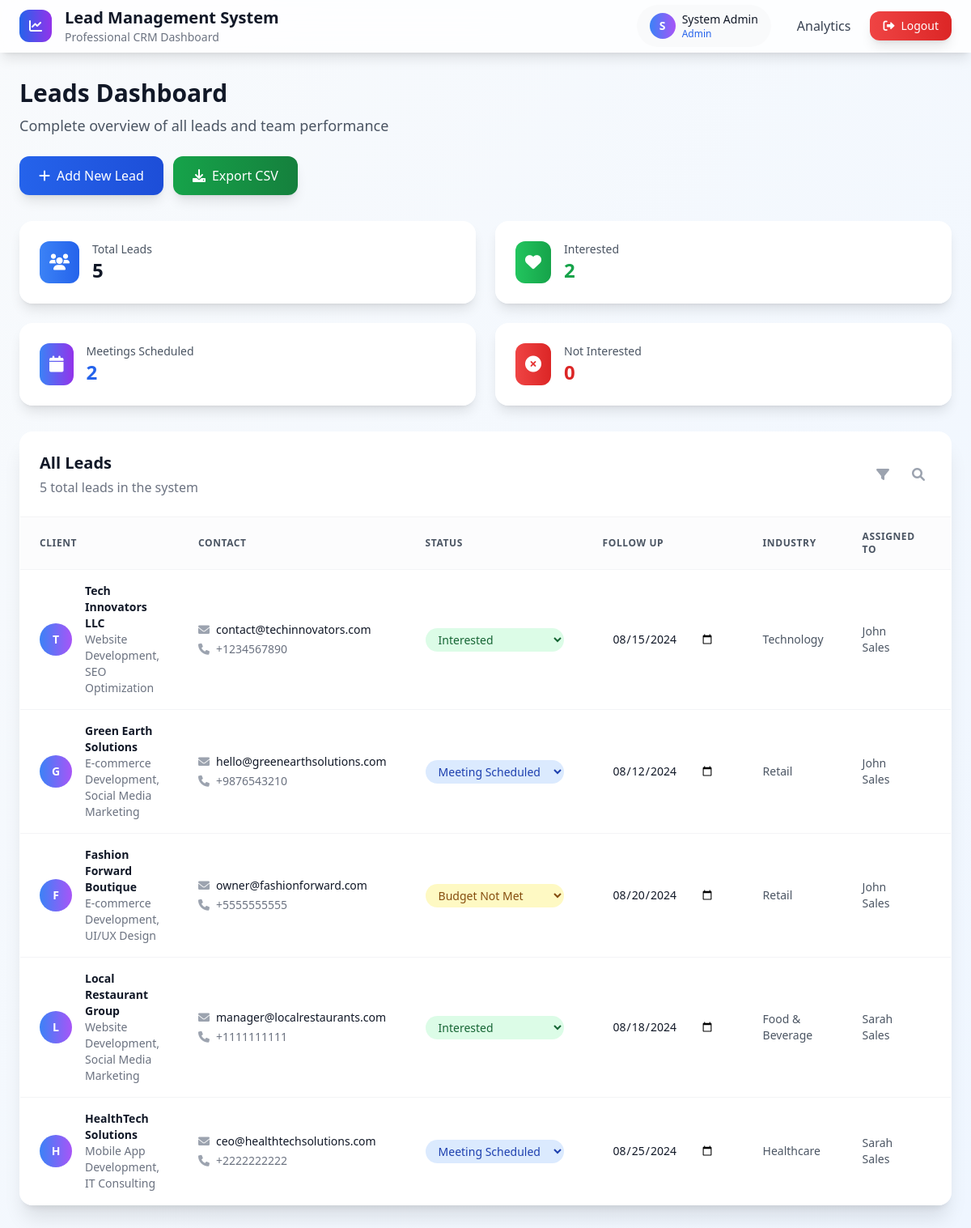
/index.php (signed in), run on an earlier commit of the app's database.
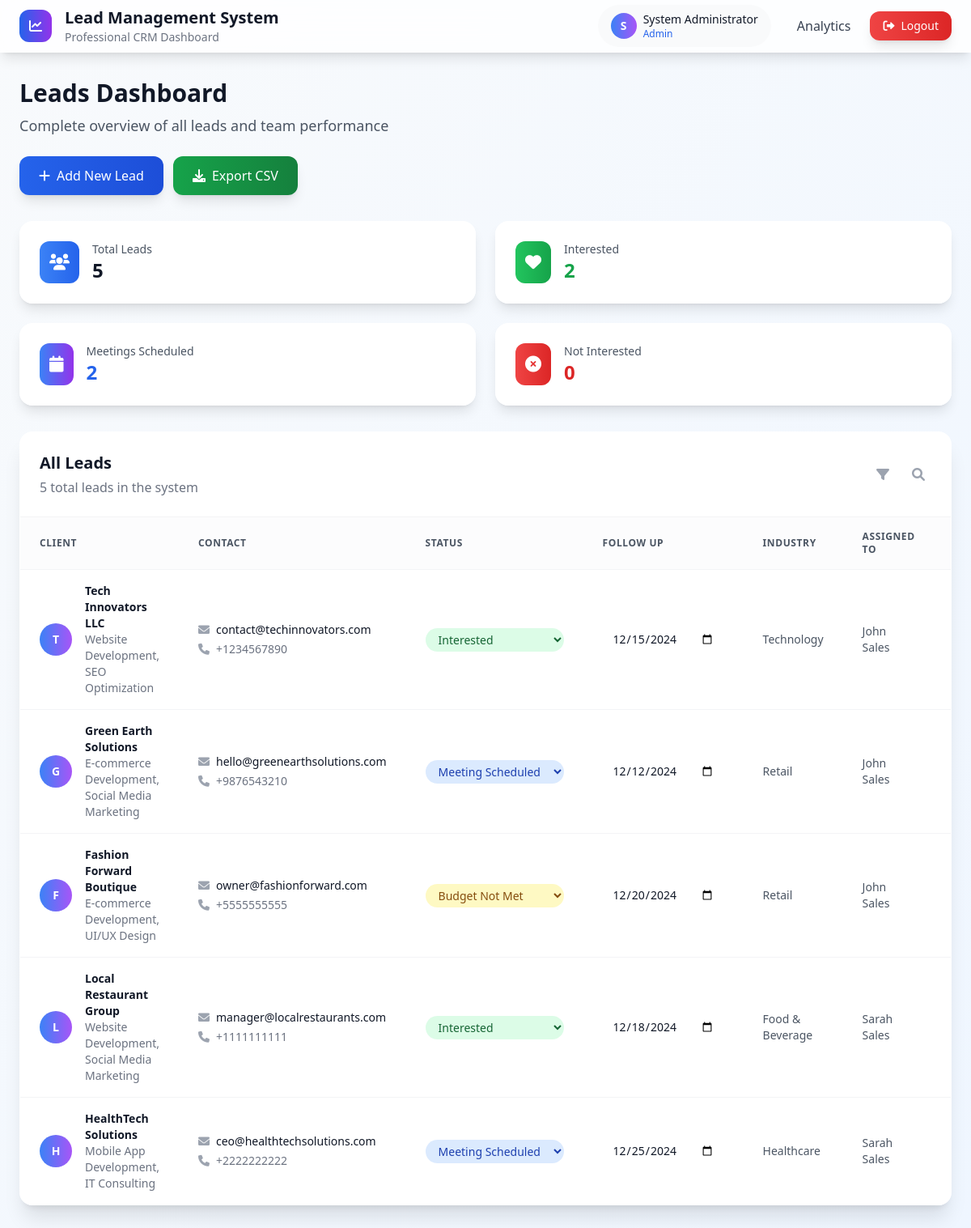
And on a later commit of the database.
### tables this page shows
CREATE TABLE users (
    id INT PRIMARY KEY AUTO_INCREMENT,
    username VARCHAR(50) UNIQUE NOT NULL,
    password VARCHAR(255) NOT NULL,
    full_name VARCHAR(100),
    role ENUM('admin', 'sales', 'marketing') NOT NULL,
    is_active TINYINT(1) DEFAULT 1,
    created_at TIMESTAMP DEFAULT CURRENT_TIMESTAMP,
    updated_at TIMESTAMP DEFAULT CURRENT_TIMESTAMP ON UPDATE CURRENT_TIMESTAMP
);

CREATE TABLE leads (
    id INT PRIMARY KEY AUTO_INCREMENT,
    client_name VARCHAR(255) NOT NULL,
    required_services TEXT,
    selected_service_ids TEXT,
    website VARCHAR(255),
    phone VARCHAR(50),
    email VARCHAR(255),
    call_enquiry TEXT,
    mail VARCHAR(255),
    whatsapp VARCHAR(255),
    follow_up DATE,
    client_status ENUM('Interested', 'Not Interested', 'Budget Not Met', 'Meeting Scheduled', '') DEFAULT '',
    notes TEXT,
    industry VARCHAR(100),
    assigned_to INT,
    source_ad_id INT,
    lead_source VARCHAR(100) DEFAULT 'Manual',
    created_at TIMESTAMP DEFAULT CURRENT_TIMESTAMP,
    updated_at TIMESTAMP DEFAULT CURRENT_TIMESTAMP ON UPDATE CURRENT_TIMESTAMP,
    FOREIGN KEY (assigned_to) REFERENCES users(id) ON DELETE SET NULL,
    FOREIGN KEY (source_ad_id) REFERENCES running_ads(id) ON DELETE SET NULL
);

### includes/auth.php (called while the page is built, shortened)
<?php
require_once 'connect.php';
function is_logged_in() {
    return isset($_SESSION['user_id']) && !empty($_SESSION['user_id']);
}
function get_logged_in_user() {
    $query = "SELECT id, username, full_name, role FROM users WHERE id = ?";
    return get_row($query, [$_SESSION['user_id']], 'i');
}
?>

### includes/connect.php (called while the page is built, shortened)
<?php
$conn = null;
try {
    $conn = new mysqli(DB_HOST, DB_USER, DB_PASS, DB_NAME);
} catch (Exception $e) {
    error_log("Database connection exception: " . $e->getMessage());
    die("Database configuration error. Please contact administrator.");
}
function execute_query($query, $params = [], $types = '') {
    global $conn;
    try {
        if (empty($params)) {
            $result = $conn->query($query);
            return $result;
        }
        $stmt = $conn->prepare($query);
        if (!empty($params)) {
            if (!$stmt->bind_param($types, ...$params)) {
                error_log("Bind param failed: " . $stmt->error);
                $stmt->close();
                throw new Exception("Parameter binding failed");
            }
        }
        if (!$stmt->execute()) {
            error_log("Execute failed: " . $stmt->error . " | Query: " . $query);
            $stmt->close();
            throw new Exception("Query execution failed");
        }
        $result = $stmt->get_result();
        return $result;
    } catch (Exception $e) {
        error_log("Database operation error: " . $e->getMessage());
        throw $e;
    }
}
function get_row($query, $params = [], $types = '') {
    try {
        $result = execute_query($query, $params, $types);
        $row = $result->fetch_assoc();
        return $row;
    } catch (Exception $e) {
        error_log("get_row error: " . $e->getMessage());
        return null;
    }
}
function get_all($query, $params = [], $types = '') {
    try {
        $result = execute_query($query, $params, $types);
        $rows = [];
        while ($row = $result->fetch_assoc()) {
            $rows[] = $row;
        }
        return $rows;
    } catch (Exception $e) {
        error_log("get_all error: " . $e->getMessage());
        return [];
    }
}
?>

### includes/functions.php (called while the page is built, shortened)
<?php
require_once 'connect.php';
function sanitize_output($string) {
    return htmlspecialchars($string, ENT_QUOTES, 'UTF-8');
}
function get_leads_by_role($user_id, $role) {
    switch ($role) {
        case 'admin':
        case 'marketing':
            $query = "SELECT l.*, u.full_name as assigned_user, ra.ad_name as source_ad_name, s.service_name as source_service
                     FROM leads l
                     LEFT JOIN users u ON l.assigned_to = u.id
                     LEFT JOIN running_ads ra ON l.source_ad_id = ra.id
                     LEFT JOIN services s ON ra.service_id = s.id
                     ORDER BY l.created_at DESC";
            return get_all($query);
    }
}
function get_status_class($status) {
    switch ($status) {
        case 'Interested':
            return 'bg-green-100 text-green-800';
        case 'Budget Not Met':
            return 'bg-yellow-100 text-yellow-800';
        case 'Meeting Scheduled':
            return 'bg-blue-100 text-blue-800';
    }
}
function get_status_options() {
    return [
        '' => 'Select Status',
        'Interested' => 'Interested',
        'Not Interested' => 'Not Interested',
        'Budget Not Met' => 'Budget Not Met',
        'Meeting Scheduled' => 'Meeting Scheduled'
    ];
}
function has_permission($permission) {
    $user = get_logged_in_user();
    $role = $user['role'];
    switch ($permission) {
        case 'edit_leads':
            return in_array($role, ['admin', 'sales']);
        case 'add_leads':
            return in_array($role, ['admin', 'sales']);
        case 'view_analytics':
            return in_array($role, ['admin', 'marketing']);
        case 'export_leads':
            return in_array($role, ['admin', 'sales', 'marketing']);
    }
}
?>

### index.php (the view, shortened to what the changed rows need)
<?php
require_once 'includes/auth.php';
require_once 'includes/functions.php';
$current_user = get_logged_in_user();
$leads = get_leads_by_role($current_user['id'], $current_user['role']);
?>
<!DOCTYPE html>
<html lang="en">
<head>
    <script src="https://cdn.tailwindcss.com"></script>
    <link href="https://cdnjs.cloudflare.com/ajax/libs/font-awesome/6.0.0/css/all.min.css" rel="stylesheet">
</head>
<body class="bg-gradient-to-br from-slate-50 to-blue-50 min-h-screen">
                <?php if (has_permission('view_analytics')): ?>
                <a href="analytics.php" class="flex flex-col items-center py-2 px-4 text-gray-500">
                    <i class="fas fa-chart-bar text-lg mb-1"></i>
                    <span class="text-xs">Analytics</span>
                </a>
                <?php endif; ?>
    <div class="hidden lg:block">
        <nav class="bg-white/80 backdrop-blur-lg shadow-lg border-b border-white/20">
            <div class="max-w-7xl mx-auto px-6">
                <div class="flex justify-between h-16">
                    <div class="flex items-center space-x-4">
                        <div>
                            <h1 class="text-xl font-bold text-gray-900">Lead Management System</h1>
                        </div>
                    </div>
                    <div class="flex items-center space-x-6">
                        <div class="flex items-center space-x-2 bg-gray-50 rounded-full px-4 py-2">
                            <div class="w-8 h-8 bg-gradient-to-r from-blue-500 to-purple-500 rounded-full flex items-center justify-center">
                                <span class="text-white text-sm font-semibold"><?php echo strtoupper(substr($current_user['full_name'], 0, 1)); ?></span>
                            </div>
                            <div>
                                <p class="text-sm font-medium text-gray-900"><?php echo sanitize_output($current_user['full_name']); ?></p>
                                <p class="text-xs text-blue-600"><?php echo ucfirst($current_user['role']); ?></p>
                            </div>
                        </div>
                    </div>
                </div>
            </div>
        </nav>
        <div class="max-w-7xl mx-auto py-8 px-6">
            <div class="mb-8 flex flex-col xl:flex-row xl:items-center xl:justify-between">
                <div>
                    <h2 class="text-3xl font-bold text-gray-900 mb-2">Leads Dashboard</h2>
                </div>
                    <?php if (has_permission('export_leads')): ?>
                        <a href="export.php" class="bg-gradient-to-r from-green-600 to-green-700 hover:from-green-700 hover:to-green-800 text-white px-6 py-3 rounded-xl font-medium transition-all shadow-lg hover:shadow-xl flex items-center">
                            <i class="fas fa-download mr-2"></i>Export CSV
                        </a>
                    <?php endif; ?>
            </div>
            <div class="desktop-card rounded-2xl shadow-xl overflow-hidden">
                <?php if (empty($leads)): ?>
                    <div class="text-center py-16">
                        <i class="fas fa-inbox text-gray-300 text-6xl mb-4"></i>
                        <p class="text-gray-500 text-lg mb-6">No leads found in the system</p>
                        <?php if (has_permission('add_leads')): ?>
                            <a href="lead_add.php" class="bg-gradient-to-r from-blue-600 to-blue-700 text-white px-8 py-3 rounded-xl font-medium">
                                Add Your First Lead
                            </a>
                        <?php endif; ?>
                    </div>
                <?php else: ?>
                    <div class="overflow-x-auto">
                        <table class="min-w-full divide-y divide-gray-100">
                            <thead class="bg-gray-50/50">
                                <tr>
                                    <th class="px-6 py-4 text-left text-xs font-semibold text-gray-600 uppercase tracking-wider">Client</th>
                                    <th class="px-6 py-4 text-left text-xs font-semibold text-gray-600 uppercase tracking-wider">Contact</th>
                                    <th class="px-6 py-4 text-left text-xs font-semibold text-gray-600 uppercase tracking-wider">Status</th>
                                    <th class="px-6 py-4 text-left text-xs font-semibold text-gray-600 uppercase tracking-wider">Follow Up</th>
                                    <th class="px-6 py-4 text-left text-xs font-semibold text-gray-600 uppercase tracking-wider">Industry</th>
                                    <?php if ($current_user['role'] === 'admin'): ?>
                                    <th class="px-6 py-4 text-left text-xs font-semibold text-gray-600 uppercase tracking-wider">Assigned To</th>
                                    <?php endif; ?>
                                    <th class="px-6 py-4 text-left text-xs font-semibold text-gray-600 uppercase tracking-wider">Actions</th>
                                </tr>
                            </thead>
                            <tbody class="divide-y divide-gray-100">
                                <?php foreach ($leads as $lead): ?>
                                    <tr class="table-row hover:bg-blue-50/50 transition-all duration-200">
                                        <td class="px-6 py-4">
                                            <div class="flex items-center">
                                                <div class="flex-shrink-0 w-10 h-10 bg-gradient-to-r from-blue-500 to-purple-500 rounded-full flex items-center justify-center">
                                                    <span class="text-white font-semibold text-sm"><?php echo strtoupper(substr($lead['client_name'], 0, 1)); ?></span>
                                                </div>
                                                <div class="ml-4">
                                                    <div class="text-sm font-semibold text-gray-900">
                                                        <?php echo sanitize_output($lead['client_name']); ?>
                                                    </div>
                                                    <div class="text-sm text-gray-500">
                                                        <?php echo sanitize_output($lead['required_services']); ?>
                                                    </div>
                                                </div>
                                            </div>
                                        </td>
                                        <td class="px-6 py-4">
                                            <div class="text-sm text-gray-900 flex items-center">
                                                <i class="fas fa-envelope text-gray-400 mr-2"></i>
                                                <?php echo sanitize_output($lead['email']); ?>
                                            </div>
                                            <div class="text-sm text-gray-500 flex items-center mt-1">
                                                <i class="fas fa-phone text-gray-400 mr-2"></i>
                                                <?php echo sanitize_output($lead['phone']); ?>
                                            </div>
                                        </td>
                                        <td class="px-6 py-4">
                                            <?php if (has_permission('edit_leads')): ?>
                                                <select class="status-select text-sm rounded-full px-3 py-1 border-0 <?php echo get_status_class($lead['client_status']); ?>"
                                                        data-lead-id="<?php echo $lead['id']; ?>" data-field="client_status">
                                                    <?php foreach (get_status_options() as $value => $label): ?>
                                                        <option value="<?php echo $value; ?>" <?php echo $lead['client_status'] === $value ? 'selected' : ''; ?>>
                                                            <?php echo $label; ?>
                                                        </option>
                                                    <?php endforeach; ?>
                                                </select>
                                            <?php else: ?>
                                                <span class="inline-flex px-3 py-1 text-xs font-semibold rounded-full <?php echo get_status_class($lead['client_status']); ?>">
                                                    <?php echo $lead['client_status'] ?: 'No Status'; ?>
                                                </span>
                                            <?php endif; ?>
                                        </td>
                                        <td class="px-6 py-4 text-sm text-gray-900">
                                            <?php if (has_permission('edit_leads')): ?>
                                                <input type="date" class="editable-field border-gray-200 rounded-lg text-sm px-3 py-1"
                                                       value="<?php echo $lead['follow_up']; ?>"
                                                       data-lead-id="<?php echo $lead['id']; ?>"
                                                       data-field="follow_up">
                                            <?php endif; ?>
                                        </td>
                                        <td class="px-6 py-4 text-sm text-gray-600">
                                            <?php echo sanitize_output($lead['industry']); ?>
                                        </td>
                                        <?php if ($current_user['role'] === 'admin'): ?>
                                        <td class="px-6 py-4 text-sm text-gray-600">
                                            <?php echo sanitize_output($lead['assigned_user'] ?? 'Unassigned'); ?>
                                        </td>
                                        <?php endif; ?>
                                        <td class="px-6 py-4 text-sm">
                                        </td>
                                    </tr>
                                <?php endforeach; ?>
                            </tbody>
                        </table>
                    </div>
                <?php endif; ?>
            </div>
        </div>
    </div>
</body>
</html>

What changed in the data, as far as the page shows it:
changed users "Admin": full_name "System Admin" → "System Administrator"
changed leads "Tech Innovators LLC": follow_up "08/15/2024" → "12/15/2024"
changed leads "Green Earth Solutions": follow_up "08/12/2024" → "12/12/2024"
changed leads "Fashion Forward Boutique": follow_up "08/20/2024" → "12/20/2024"
changed leads "Local Restaurant Group": follow_up "08/18/2024" → "12/18/2024"
changed leads "HealthTech Solutions": follow_up "08/25/2024" → "12/25/2024"
